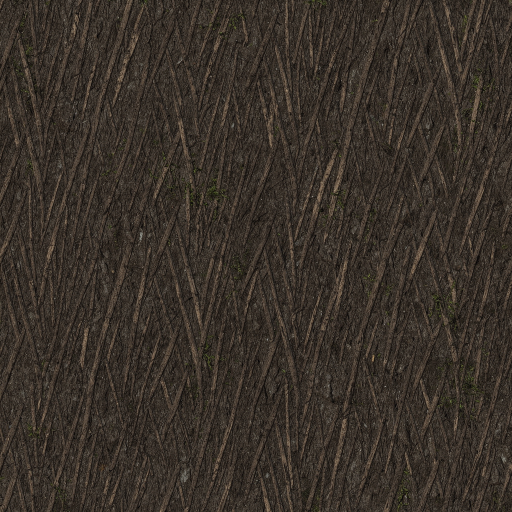
#> input picture models/source/resources/bark.png, 1024 x 1024 px, given in place of rock_iron.png, which was not available (shown at 1/2 size)
$ python resource_textures.py
#> lines starting #> are read from the running program, lines starting #| are printed output that depends on the picture
"""Quellbilder der Rohstoffe (models/source/resources) in kachelbare Spieltexturen umwandeln (models/resources).

Aufruf:  python tools/art/resource_textures.py
Je Textur entstehen <id>_albedo.png (Farbe, 512 x 512, nahtlos überblendet) und <id>_normal.png (Relief aus der Helligkeit).
log_end (Stammschnittfläche) wird nicht kachelbar gemacht, nur verkleinert. Benötigt Pillow.
"""
import os
from PIL import Image, ImageChops, ImageFilter

HERE = os.path.dirname(os.path.abspath(__file__))
ROOT = os.path.dirname(os.path.dirname(HERE))
SRC = os.path.join(ROOT, "models", "source", "resources")
DST = os.path.join(ROOT, "models", "resources")
SIZE = 512
TILES = ["rock_iron", "rock_gold", "bark", "oil_sludge", "crate_wood", "rust_metal"]
SINGLE = ["log_end"]


def smooth_mask(size, horizontal):
    """Gewicht 0 in der Mitte, 1 an den Rändern (weicher Verlauf) für die Überblendung."""
    m = Image.new("L", (size, size))
    px = m.load()
    for y in range(size):
        for x in range(size):
            t = (x if horizontal else y) / (size - 1) * 2.0 - 1.0
            w = max(0.0, min(1.0, (abs(t) - 0.53) / 0.32))
            w = w * w * (3.0 - 2.0 * w)
            px[x, y] = int(w * 255)
    return m


def seamless(img):
    """Ränder mit einer um die halbe Kantenlänge versetzten Kopie überblenden: oben/unten und links/rechts passen nahtlos."""
    s = img.size[0]
#> s = 512
    for horizontal in (True, False):
        shifted = ImageChops.offset(img, s // 2 if horizontal else 0, 0 if horizontal else s // 2)
        img = Image.composite(shifted, img, smooth_mask(s, horizontal))
#> this loop made 2 passes
#> pass 1, in seamless, `shifted = ImageChops.offset(img, s // 2 if horizontal else 0, 0 if hor..`:
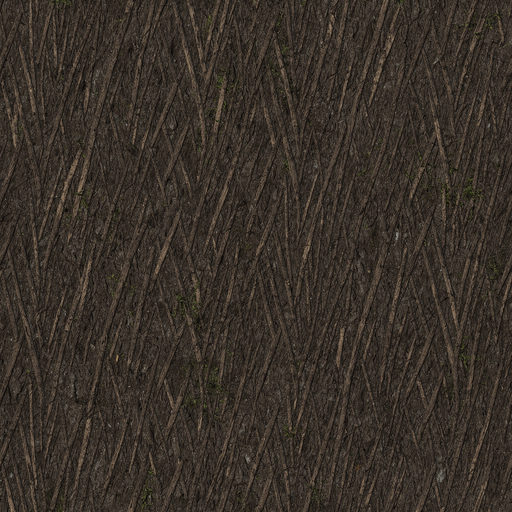
#> shifted: PIL image 512x512 RGB; mean R, G, B 57, 49, 41.3
#> after the loop:
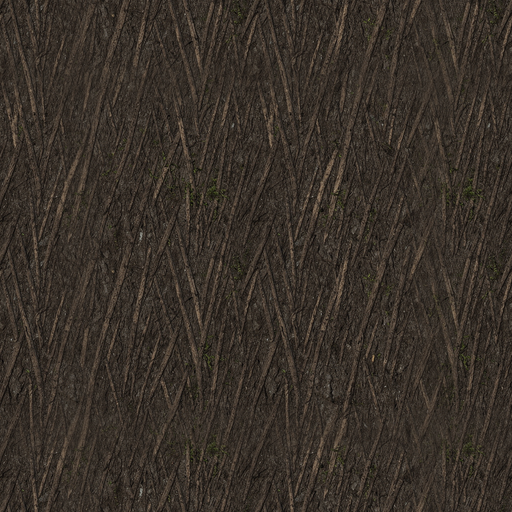
#> img: PIL image 512x512 RGB; mean R, G, B 56.7, 48.8, 41
    return img


def normal_from(img, strength=3.0):
#> called with strength = 3
    g = img.convert("L").filter(ImageFilter.GaussianBlur(1.1))
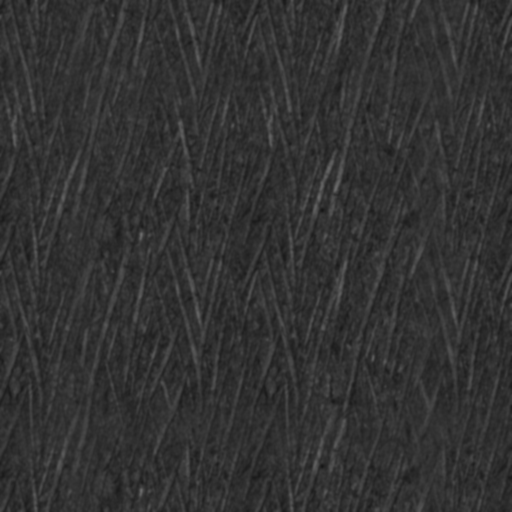
#> g: PIL image 512x512 L; min 22, max 106, mean 50.2
    kx = ImageFilter.Kernel((3, 3), (-1, 0, 1, -2, 0, 2, -1, 0, 1), scale=1, offset=128)
    ky = ImageFilter.Kernel((3, 3), (-1, -2, -1, 0, 0, 0, 1, 2, 1), scale=1, offset=128)
    dx = g.filter(kx).point(lambda v: max(0, min(255, int(128 + (v - 128) * strength / 4.0))))
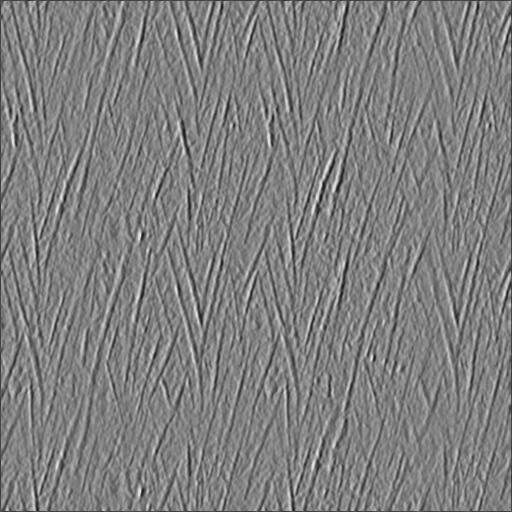
#> dx: PIL image 512x512 L; min 32, max 223, mean 127.2
    dy = g.filter(ky).point(lambda v: max(0, min(255, int(128 + (v - 128) * strength / 4.0))))
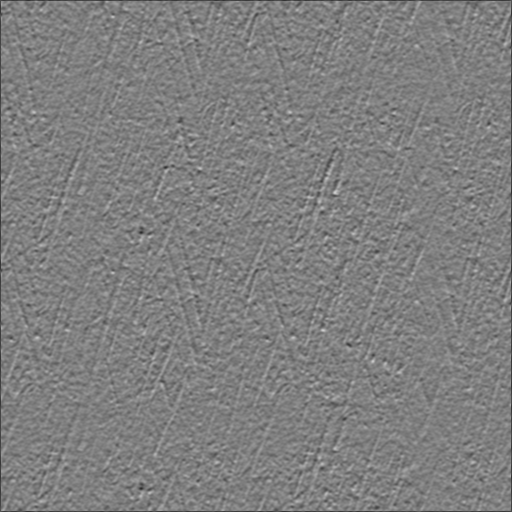
#> dy: PIL image 512x512 L; min 44, max 207, mean 127.2
    dy = ImageChops.invert(dy)
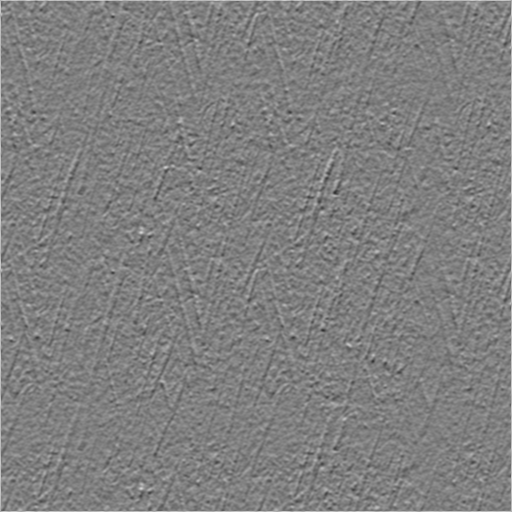
#> dy: PIL image 512x512 L; min 48, max 211, mean 127.8
    return Image.merge("RGB", (dx, dy, Image.new("L", g.size, 235)))
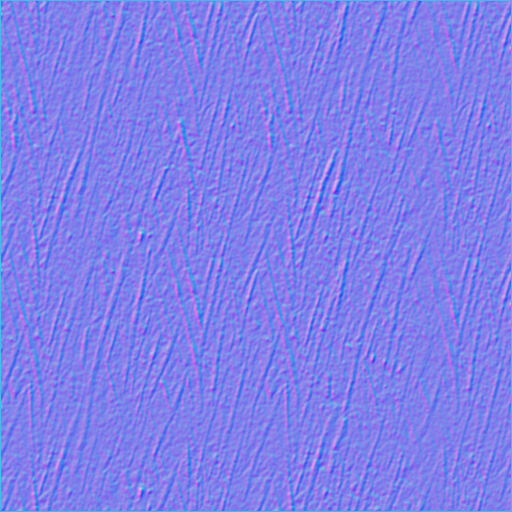
#> returned value: PIL image 512x512 RGB; mean R, G, B 127.2, 127.8, 235


def main():
    os.makedirs(DST, exist_ok=True)
    for name in TILES:
        src = Image.open(os.path.join(SRC, name + ".png")).convert("RGB").resize((SIZE, SIZE), Image.LANCZOS)
        tile = seamless(src)
        tile.save(os.path.join(DST, name + "_albedo.png"))
        normal_from(tile).save(os.path.join(DST, name + "_normal.png"))
        print("ok", name)
#> pass 2 of the loop in main, `for name in TILES:`:
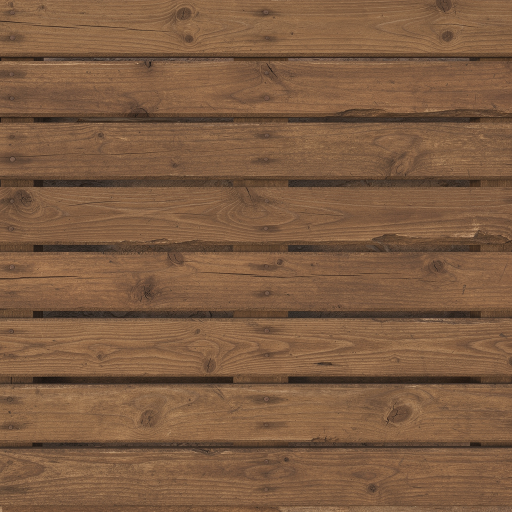
#> input picture models/source/resources/crate_wood.png, 1024 x 1024 px, given in place of rock_gold.png, which was not available (shown at 1/2 size)
#> in normal_from (call 2), `dy = ImageChops.invert(dy)`:
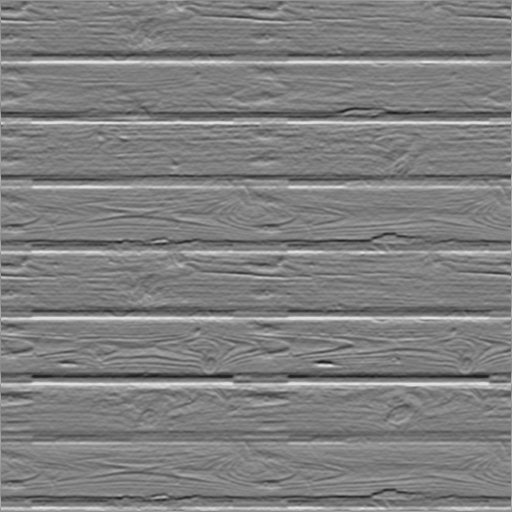
#> dy: PIL image 512x512 L; min 32, max 223, mean 127.5
#> in normal_from (call 2), `return Image.merge("RGB", (dx, dy, Image.new("L", g.size, 235)))`:
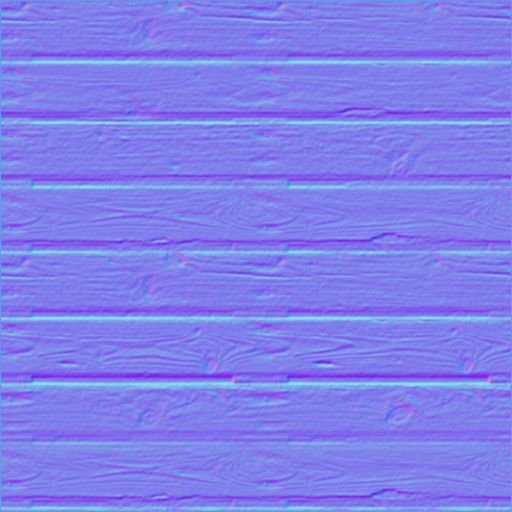
#> returned value: PIL image 512x512 RGB; mean R, G, B 127.5, 127.5, 235
    for name in SINGLE:
        src = Image.open(os.path.join(SRC, name + ".png")).convert("RGB").resize((SIZE, SIZE), Image.LANCZOS)
        src.save(os.path.join(DST, name + "_albedo.png"))
        print("ok", name, "(einzeln)")


if __name__ == "__main__":
#> (the run stopped early here; a loop or call above may not have finished)
